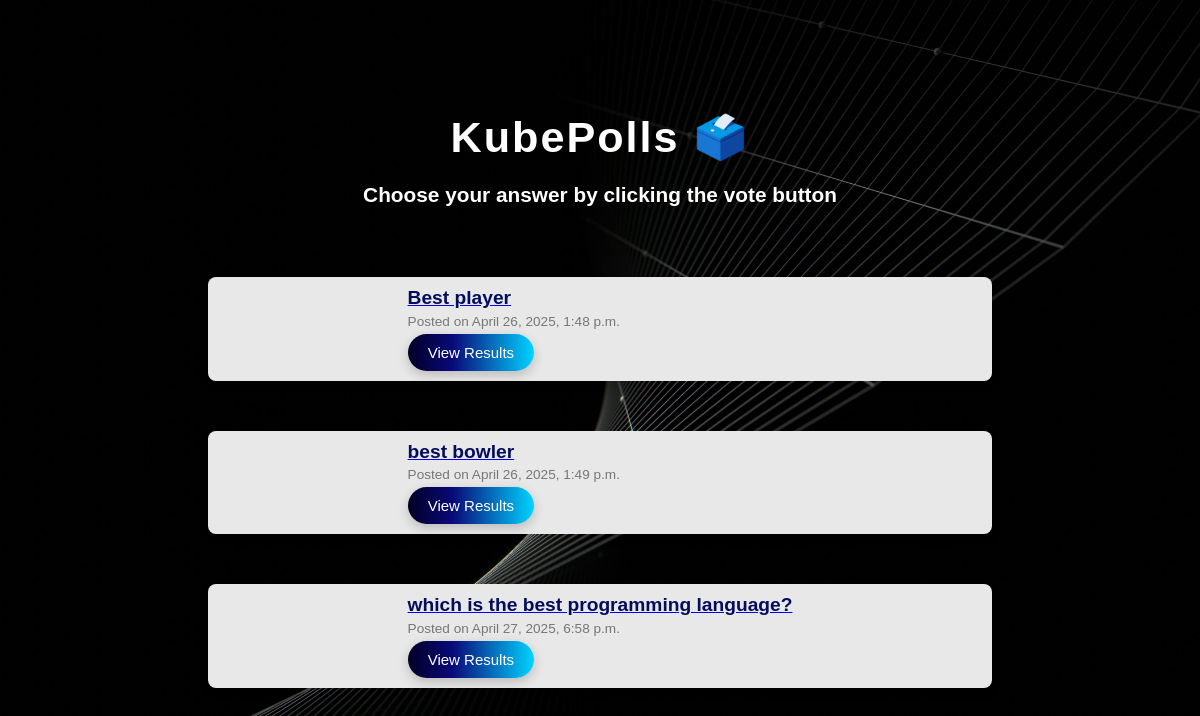
Screenshot of /poll-list/ with the database file from the repository.
### members/models.py (models this page shows)
class VoteQuestions(models.Model):
    question = models.CharField(max_length=255)
    date = models.DateTimeField(default=timezone.now, blank=True)
    def __str__(self):
        return f"{self.question}"

### members/views.py (the view, shortened to what this page needs)
# urls.py: path('poll-list/', views.poll_list, name='poll-list'),
@csrf_exempt
def poll_list(request):
    data = VoteQuestions.objects.all()
    print(data)
    print(Choices.objects.all())
    template = loader.get_template('viewPolls.html')
    context = {'questions': data}
    return HttpResponse(template.render(context, request))

### members/models.py (called while the page is built)
    def __str__(self):
        return f"Choice: {self.choice} (Votes: {self.vote})"

### members/templates/viewPolls.html (shortened to what this page needs)
<!DOCTYPE html>
<html>
<head>
    {% load static %}
    <link rel="stylesheet" href="{% static 'css/style.css' %}">
</head>
<body>
    <h1 class="main-heading"> KubePolls 🗳️</h1>
    <p class="subheading">Choose your answer by clicking the vote button</p>
    {% if questions %}
        <div class="form-question">
            <div class="question-list">
                {% for question in questions %}
                    <div class="question-card">
                        <a href="/live-polls/?id={{question.id}}&text={{ question.question|urlencode }}">
                            <label class="question-text" >{{ question.question }}</label>
                        </a>
                        <label class="date">Posted on {{question.date}}</label>
                        <a href="/poll-results/?question_id={{question.id}}" class="result-button">View Results</a>
                    </div>
                {% endfor %}
            </div>
        </div>
    {% else %}
        <p style="text-align:center;">No questions found.</p>
    {% endif %}
</body>
</html>

### members/static/css/style.css (style rules this page uses)
* { margin: 0; padding: 0; box-sizing: border-box; }
body { font-family: 'Arial', sans-serif; color: #fff; display: flex; justify-content: center; align-items: center; min-height: 100vh; flex-direction: column; padding: 20px; background-image: url("../images/background.jpeg") ; background-size: cover; background-repeat: no-repeat; background-position: center; text-align: center; overflow-y: auto; }
h1 { font-size: calc(1.2rem + 2vw); color: #fff; margin-bottom: 20px; letter-spacing: 2px; animation: typewriter 3s steps(30) infinite, fadeIn 2s ease-out 1.5s infinite; white-space: nowrap; overflow: hidden; display: inline-block; }
p { font-size: 1.3rem; font-weight: bold; margin-bottom: 20px; animation: fadeIn 2s ease-out 0.5s; }
label { font-size: calc(0.7rem + 0.5vw); color: #ecf0f1; margin-bottom: 5px; display: block; text-align: center; }
.result-button { display: inline-block; margin-left: 20px; background: linear-gradient(90deg,rgba(2, 0, 36, 1) 0%, rgba(9, 9, 121, 1) 35%, rgba(0, 212, 255, 1) 100%); color: #fff; padding: 10px 20px; border: none; border-radius: 20px; font-size: 15px; cursor: pointer; transition: all 0.3s ease; margin-left: 0.1px; text-decoration: none; box-shadow: 0 4px 12px rgba(0, 0, 0, 0.2); }
.form-question { display: flex; justify-content: center; margin-top: 50px; }
.question-card { background-color: #e8e8e8; border-radius: 8px; box-shadow: 0 4px 8px rgba(0, 0, 0, 0.1); padding: 10px; padding-left: 25vh; padding-right: 25vh; }
.date { font-size: 0.85rem; color: #777; margin-top: 0.3rem; display: flex; flex-wrap: wrap; }
.question-list { gap: 50px; display: flex; flex-direction: column; text-align: left; }
.question-text { color: #040d5c; font-size: 1.2rem; font-weight: bold; text-align: left; cursor: pointer; pointer-events: auto; margin: 0; }

### rows the page displays
VoteQuestions: question "Best player", date "April 26, 2025, 1:48 p.m."
VoteQuestions: question "best bowler", date "April 26, 2025, 1:49 p.m."
VoteQuestions: question "which is the best programming language?", date "April 27, 2025, 6:58 p.m."
